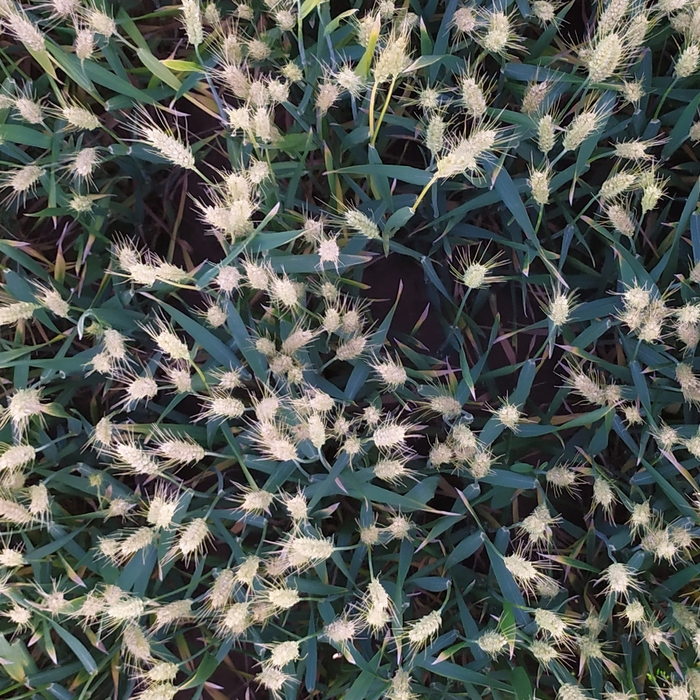
#> input picture data/1.jpg, 700 x 700 px
$ python imgprocess.py   (older library calls are emulated)
#> lines starting #> are read from the running program, lines starting #| are printed output that depends on the picture
#> further down, img is the input picture: shape (700, 700, 3); mean B, G, R 85.2, 89.7, 85.3
# -*- coding: utf-8 -*-
import cv2
import numpy as np
import os.path
from PIL import Image as image
# import PIL.Image as image
from sklearn.cluster import KMeans
import glob

import ctypes
import os

#add a border to the image for cutting
# [11 lines left out: functions Black_box, White_box, not called in this run]
#image denoising
def img_denoising(img):
    imgdenoising = cv2.medianBlur(img, 3)
    return imgdenoising

# image enhance
def img_enhance(img):
    labimg= cv2.cvtColor(img, cv2.COLOR_BGR2LAB)
#> labimg: shape (700, 700, 3); mean of channels 0, 1, 2 93, 125.6, 129.9
    channels = cv2.split(labimg)
    clahe = cv2.createCLAHE(clipLimit=2.0, tileGridSize=(8, 8))
    clahe.apply(channels[0], channels[0])
    labimg = cv2.merge(channels)
#> labimg: shape (700, 700, 3); mean of channels 0, 1, 2 119.5, 125.6, 129.9
    aheimg = cv2.cvtColor(labimg, cv2.COLOR_LAB2BGR)
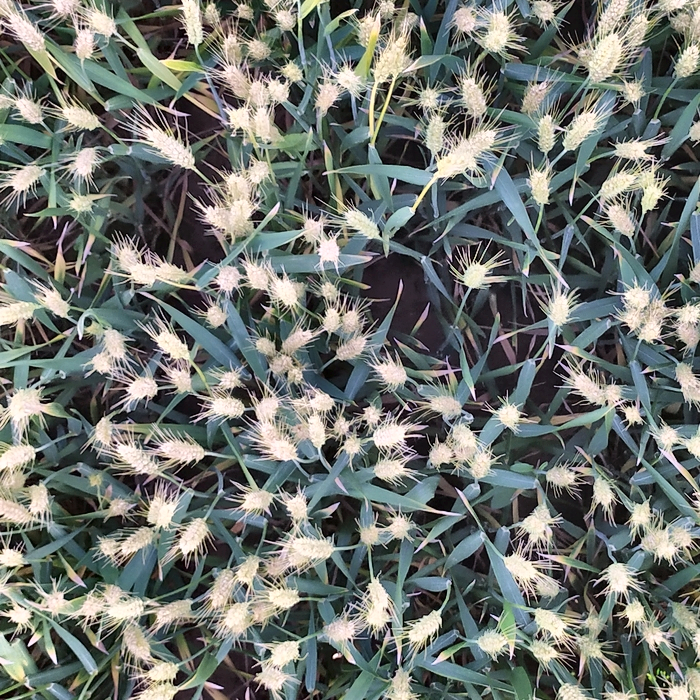
#> aheimg: shape (700, 700, 3); mean B, G, R 111.1, 115.9, 111.1
    # return ghepimg
    return aheimg

#image cluster
def img_cluster(infile,outfile):
    #image data load
#> called with infile = 'data/1_denoising.jpg', outfile = 'data/1_cluster.jpg'
    f = open(infile, 'rb')
    data = []
    img = image.open(f)
#> img: PIL image 700x700 RGB
    m, n = img.size
#> m = 700; n = 700
    for i in range(m):
        for j in range(n):
            x, y, z = img.getpixel((i, j))
            data.append([x / 256.0, y / 256.0, z / 256.0])
#> after the loop, data = 490000 items
    f.close()
    imgData, row, col = np.mat(data),m,n
#> row = 700; col = 700
    #cluster start
#> (the run stopped early here; a loop or call above may not have finished)

$ run again, with data/2.jpg copied over data/1.jpg
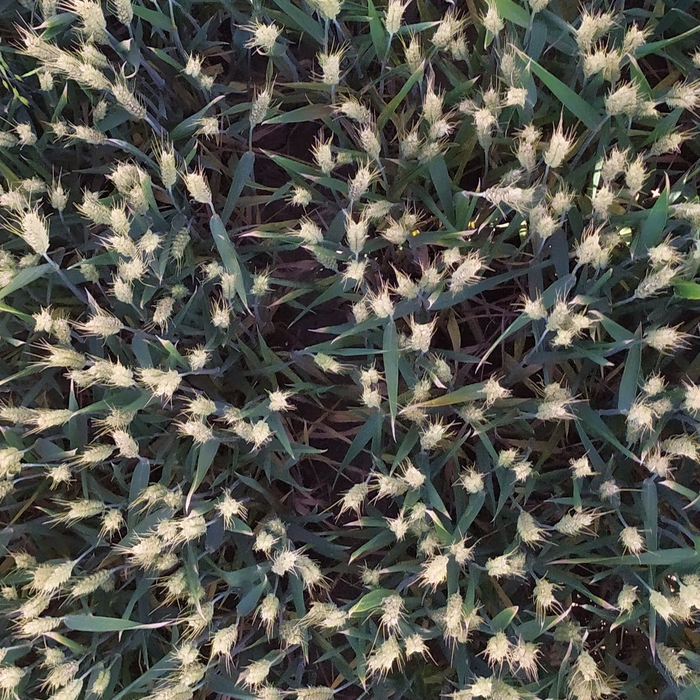
#> input picture data/2.jpg, 700 x 700 px
#> img is the input picture: shape (700, 700, 3); mean B, G, R 77.8, 84.9, 85.4
#> in img_enhance, `aheimg = cv2.cvtColor(labimg, cv2.COLOR_LAB2BGR)`:
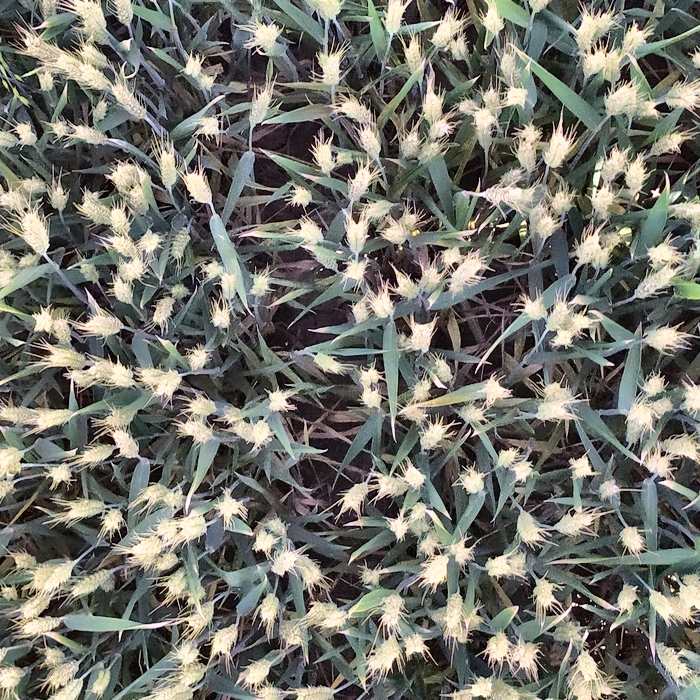
#> aheimg: shape (700, 700, 3); mean B, G, R 107.5, 115.1, 115.3
#> img: PIL image 700x700 RGB
#> after the loop in img_cluster, `for i in range(m):`: data = 490000 items
#> row = 700

$ run again, with data/3.jpg copied over data/1.jpg
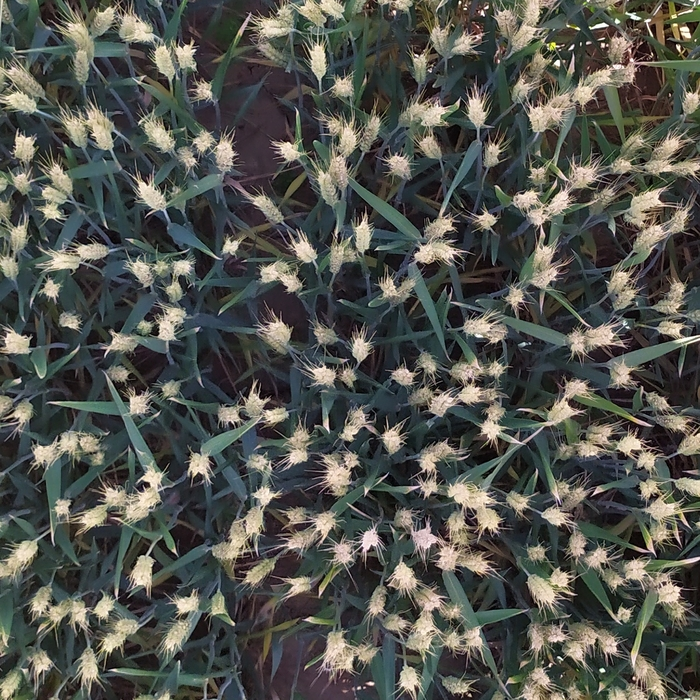
#> input picture data/3.jpg, 700 x 700 px
#> img is the input picture: shape (700, 700, 3); mean B, G, R 78.8, 84.7, 83.4
#> in img_enhance, `aheimg = cv2.cvtColor(labimg, cv2.COLOR_LAB2BGR)`:
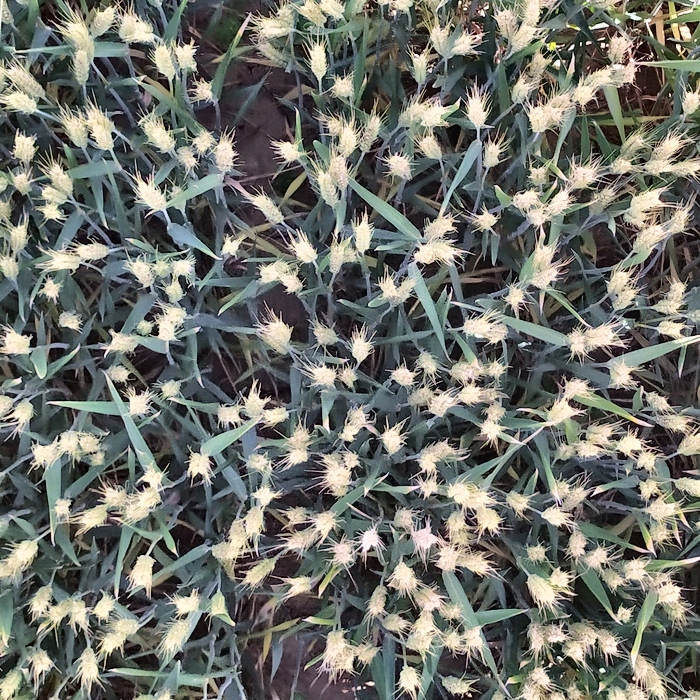
#> aheimg: shape (700, 700, 3); mean B, G, R 107.2, 113.4, 111.8
#> img: PIL image 700x700 RGB
#> after the loop in img_cluster, `for i in range(m):`: data = 490000 items
#> row = 700
